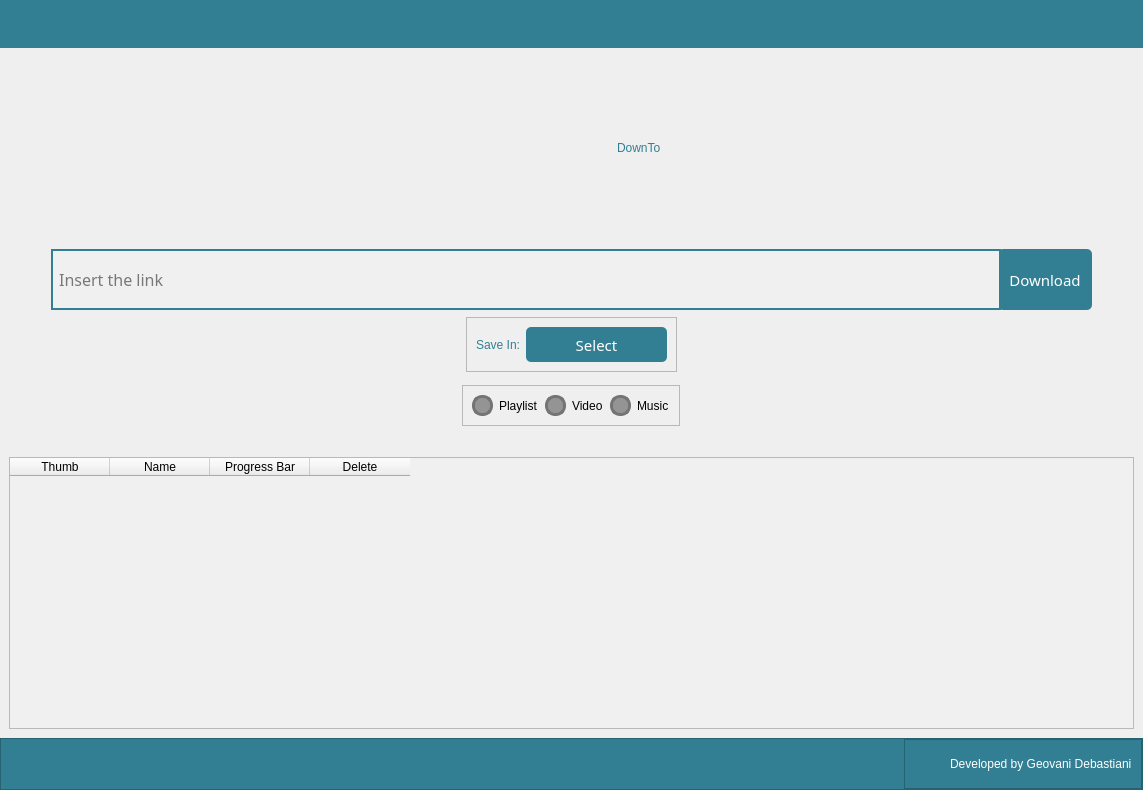
<?xml version="1.0" encoding="UTF-8"?>
<ui version="4.0">
 <class>MainWindow</class>
 <widget class="QMainWindow" name="MainWindow">
  <property name="geometry">
   <rect>
    <x>0</x>
    <y>0</y>
    <width>1143</width>
    <height>790</height>
   </rect>
  </property>
  <property name="minimumSize">
   <size>
    <width>1143</width>
    <height>0</height>
   </size>
  </property>
  <property name="windowTitle">
   <string>DonwTo - Download Videos and Musics</string>
  </property>
  <property name="windowIcon">
   <iconset resource="../QRC/file.qrc">
    <normaloff>:/Images/icons/download-da-nuvem.png</normaloff>:/Images/icons/download-da-nuvem.png</iconset>
  </property>
  <widget class="QWidget" name="centralwidget">
   <layout class="QVBoxLayout" name="verticalLayout">
    <property name="spacing">
     <number>0</number>
    </property>
    <property name="leftMargin">
     <number>0</number>
    </property>
    <property name="topMargin">
     <number>0</number>
    </property>
    <property name="rightMargin">
     <number>0</number>
    </property>
    <property name="bottomMargin">
     <number>0</number>
    </property>
    <item>
     <widget class="QFrame" name="main_frame">
      <property name="frameShape">
       <enum>QFrame::NoFrame</enum>
      </property>
      <property name="frameShadow">
       <enum>QFrame::Raised</enum>
      </property>
      <layout class="QVBoxLayout" name="verticalLayout_2">
       <property name="spacing">
        <number>0</number>
       </property>
       <property name="leftMargin">
        <number>0</number>
       </property>
       <property name="topMargin">
        <number>0</number>
       </property>
       <property name="rightMargin">
        <number>0</number>
       </property>
       <property name="bottomMargin">
        <number>0</number>
       </property>
       <item alignment="Qt::AlignTop">
        <widget class="QFrame" name="top">
         <property name="styleSheet">
          <string notr="true">background-color: #327f93;</string>
         </property>
         <property name="frameShape">
          <enum>QFrame::NoFrame</enum>
         </property>
         <property name="frameShadow">
          <enum>QFrame::Raised</enum>
         </property>
         <layout class="QVBoxLayout" name="verticalLayout_3">
          <property name="spacing">
           <number>0</number>
          </property>
          <property name="leftMargin">
           <number>0</number>
          </property>
          <property name="topMargin">
           <number>0</number>
          </property>
          <property name="rightMargin">
           <number>0</number>
          </property>
          <property name="bottomMargin">
           <number>0</number>
          </property>
          <item alignment="Qt::AlignRight">
           <widget class="QFrame" name="frame">
            <property name="frameShape">
             <enum>QFrame::NoFrame</enum>
            </property>
            <property name="frameShadow">
             <enum>QFrame::Raised</enum>
            </property>
            <layout class="QHBoxLayout" name="horizontalLayout">
             <item>
              <widget class="QPushButton" name="btn_min">
               <property name="minimumSize">
                <size>
                 <width>30</width>
                 <height>30</height>
                </size>
               </property>
               <property name="maximumSize">
                <size>
                 <width>30</width>
                 <height>30</height>
                </size>
               </property>
               <property name="styleSheet">
                <string notr="true">QPushButton {
border: 0px;
	background-image: url(:/Images/icons/minus.png);
}

QPushButton:hover {
border: 0px;
	background-image: url(:/Images/icons/minus_hover.png);
}</string>
               </property>
               <property name="text">
                <string/>
               </property>
              </widget>
             </item>
             <item>
              <widget class="QPushButton" name="btn_max_min">
               <property name="minimumSize">
                <size>
                 <width>25</width>
                 <height>25</height>
                </size>
               </property>
               <property name="maximumSize">
                <size>
                 <width>25</width>
                 <height>25</height>
                </size>
               </property>
               <property name="styleSheet">
                <string notr="true">QPushButton {
border: 0px;
	background-image: url(:/Images/icons/max.png);
}

QPushButton:hover {
border: 0px;
	background-image: url(:/Images/icons/max_hover.png);
}</string>
               </property>
               <property name="text">
                <string/>
               </property>
              </widget>
             </item>
             <item>
              <widget class="QPushButton" name="btn_exit">
               <property name="minimumSize">
                <size>
                 <width>30</width>
                 <height>30</height>
                </size>
               </property>
               <property name="maximumSize">
                <size>
                 <width>30</width>
                 <height>30</height>
                </size>
               </property>
               <property name="styleSheet">
                <string notr="true">QPushButton {
border: 0px;
	background-image: url(:/Images/icons/x.png);
}

QPushButton:hover {
border: 0px;
background-image: url(:/Images/icons/x_hover.png);
}</string>
               </property>
               <property name="text">
                <string/>
               </property>
              </widget>
             </item>
            </layout>
           </widget>
          </item>
         </layout>
        </widget>
       </item>
       <item>
        <widget class="QFrame" name="center">
         <property name="frameShape">
          <enum>QFrame::NoFrame</enum>
         </property>
         <property name="frameShadow">
          <enum>QFrame::Raised</enum>
         </property>
         <layout class="QVBoxLayout" name="verticalLayout_4">
          <property name="spacing">
           <number>0</number>
          </property>
          <property name="leftMargin">
           <number>0</number>
          </property>
          <property name="topMargin">
           <number>0</number>
          </property>
          <property name="rightMargin">
           <number>0</number>
          </property>
          <property name="bottomMargin">
           <number>0</number>
          </property>
          <item>
           <widget class="QStackedWidget" name="stackedWidget">
            <widget class="QWidget" name="page">
             <layout class="QVBoxLayout" name="verticalLayout_5">
              <property name="spacing">
               <number>0</number>
              </property>
              <property name="leftMargin">
               <number>0</number>
              </property>
              <property name="topMargin">
               <number>0</number>
              </property>
              <property name="rightMargin">
               <number>0</number>
              </property>
              <property name="bottomMargin">
               <number>0</number>
              </property>
              <item alignment="Qt::AlignHCenter">
               <widget class="QFrame" name="frame_conteiner_top">
                <property name="minimumSize">
                 <size>
                  <width>0</width>
                  <height>200</height>
                 </size>
                </property>
                <property name="maximumSize">
                 <size>
                  <width>16777215</width>
                  <height>220</height>
                 </size>
                </property>
                <property name="frameShape">
                 <enum>QFrame::NoFrame</enum>
                </property>
                <property name="frameShadow">
                 <enum>QFrame::Raised</enum>
                </property>
                <layout class="QHBoxLayout" name="horizontalLayout_4">
                 <property name="spacing">
                  <number>15</number>
                 </property>
                 <property name="leftMargin">
                  <number>0</number>
                 </property>
                 <property name="topMargin">
                  <number>0</number>
                 </property>
                 <property name="rightMargin">
                  <number>0</number>
                 </property>
                 <property name="bottomMargin">
                  <number>0</number>
                 </property>
                 <item>
                  <widget class="QLabel" name="lbl_youtube">
                   <property name="minimumSize">
                    <size>
                     <width>121</width>
                     <height>81</height>
                    </size>
                   </property>
                   <property name="maximumSize">
                    <size>
                     <width>121</width>
                     <height>81</height>
                    </size>
                   </property>
                   <property name="styleSheet">
                    <string notr="true"/>
                   </property>
                   <property name="text">
                    <string/>
                   </property>
                   <property name="pixmap">
                    <pixmap resource="../QRC/file.qrc">:/Images/icons/youtube-logo-5-2.png</pixmap>
                   </property>
                   <property name="scaledContents">
                    <bool>true</bool>
                   </property>
                  </widget>
                 </item>
                 <item>
                  <widget class="QLabel" name="lbl_downto">
                   <property name="minimumSize">
                    <size>
                     <width>0</width>
                     <height>50</height>
                    </size>
                   </property>
                   <property name="styleSheet">
                    <string notr="true">font: 50pt &quot;Century Gothic&quot;;
color: #327f93</string>
                   </property>
                   <property name="text">
                    <string>DownTo</string>
                   </property>
                  </widget>
                 </item>
                </layout>
               </widget>
              </item>
              <item alignment="Qt::AlignHCenter|Qt::AlignVCenter">
               <widget class="QFrame" name="frame_4">
                <property name="minimumSize">
                 <size>
                  <width>0</width>
                  <height>200</height>
                 </size>
                </property>
                <property name="frameShape">
                 <enum>QFrame::NoFrame</enum>
                </property>
                <property name="frameShadow">
                 <enum>QFrame::Raised</enum>
                </property>
                <layout class="QVBoxLayout" name="verticalLayout_6">
                 <property name="spacing">
                  <number>6</number>
                 </property>
                 <property name="leftMargin">
                  <number>0</number>
                 </property>
                 <property name="topMargin">
                  <number>0</number>
                 </property>
                 <property name="rightMargin">
                  <number>0</number>
                 </property>
                 <property name="bottomMargin">
                  <number>0</number>
                 </property>
                 <item alignment="Qt::AlignHCenter">
                  <widget class="QFrame" name="frame_conteiner_link">
                   <property name="frameShape">
                    <enum>QFrame::NoFrame</enum>
                   </property>
                   <property name="frameShadow">
                    <enum>QFrame::Raised</enum>
                   </property>
                   <layout class="QHBoxLayout" name="horizontalLayout_5">
                    <property name="spacing">
                     <number>0</number>
                    </property>
                    <property name="leftMargin">
                     <number>0</number>
                    </property>
                    <property name="topMargin">
                     <number>0</number>
                    </property>
                    <property name="rightMargin">
                     <number>0</number>
                    </property>
                    <property name="bottomMargin">
                     <number>0</number>
                    </property>
                    <item>
                     <widget class="QLineEdit" name="line_link">
                      <property name="minimumSize">
                       <size>
                        <width>950</width>
                        <height>61</height>
                       </size>
                      </property>
                      <property name="maximumSize">
                       <size>
                        <width>10000</width>
                        <height>61</height>
                       </size>
                      </property>
                      <property name="font">
                       <font>
                        <family>Montserrat</family>
                        <pointsize>12</pointsize>
                       </font>
                      </property>
                      <property name="styleSheet">
                       <string notr="true">border: 2px solid #327f93;
background-color: #F0F0F0;
color: black;</string>
                      </property>
                      <property name="inputMask">
                       <string/>
                      </property>
                      <property name="text">
                       <string/>
                      </property>
                      <property name="frame">
                       <bool>true</bool>
                      </property>
                      <property name="cursorPosition">
                       <number>0</number>
                      </property>
                      <property name="placeholderText">
                       <string> Insert the link </string>
                      </property>
                      <property name="cursorMoveStyle">
                       <enum>Qt::LogicalMoveStyle</enum>
                      </property>
                      <property name="clearButtonEnabled">
                       <bool>true</bool>
                      </property>
                     </widget>
                    </item>
                    <item>
                     <widget class="QPushButton" name="btn_download">
                      <property name="minimumSize">
                       <size>
                        <width>91</width>
                        <height>61</height>
                       </size>
                      </property>
                      <property name="maximumSize">
                       <size>
                        <width>91</width>
                        <height>61</height>
                       </size>
                      </property>
                      <property name="font">
                       <font>
                        <family>Century Gothic</family>
                        <pointsize>11</pointsize>
                        <weight>50</weight>
                        <italic>false</italic>
                        <bold>false</bold>
                       </font>
                      </property>
                      <property name="styleSheet">
                       <string notr="true">QPushButton {
	border: 0px solid #327f93;
	color: white;
	background-color: #327f93;
	border-radius: 5px;
	margin-left: -3px;
	
	
	font: 11pt &quot;Century Gothic&quot;;
}

QPushButton:hover {
	
	background-color: rgb(59, 152, 175)
}</string>
                      </property>
                      <property name="text">
                       <string>Download</string>
                      </property>
                      <property name="iconSize">
                       <size>
                        <width>70</width>
                        <height>70</height>
                       </size>
                      </property>
                     </widget>
                    </item>
                   </layout>
                  </widget>
                 </item>
                 <item alignment="Qt::AlignHCenter|Qt::AlignTop">
                  <widget class="QFrame" name="frame_conteiner_save">
                   <property name="frameShape">
                    <enum>QFrame::StyledPanel</enum>
                   </property>
                   <property name="frameShadow">
                    <enum>QFrame::Raised</enum>
                   </property>
                   <layout class="QHBoxLayout" name="horizontalLayout_6">
                    <item>
                     <widget class="QLabel" name="lbl_save_in">
                      <property name="styleSheet">
                       <string notr="true">font: 18pt &quot;Century Gothic&quot;;
color: #327f93;</string>
                      </property>
                      <property name="text">
                       <string>Save In:</string>
                      </property>
                     </widget>
                    </item>
                    <item>
                     <widget class="QPushButton" name="btn_select">
                      <property name="minimumSize">
                       <size>
                        <width>141</width>
                        <height>35</height>
                       </size>
                      </property>
                      <property name="maximumSize">
                       <size>
                        <width>141</width>
                        <height>35</height>
                       </size>
                      </property>
                      <property name="font">
                       <font>
                        <family>Century Gothic</family>
                        <pointsize>11</pointsize>
                        <weight>50</weight>
                        <italic>false</italic>
                        <bold>false</bold>
                       </font>
                      </property>
                      <property name="styleSheet">
                       <string notr="true">QPushButton {
	border: 0px solid #327f93;
	color: white;
	background-color: #327f93;
	border-radius: 5px;	
	font: 11pt &quot;Century Gothic&quot;;
}

QPushButton:hover {
	
	background-color: rgb(59, 152, 175)
}</string>
                      </property>
                      <property name="text">
                       <string>Select</string>
                      </property>
                     </widget>
                    </item>
                   </layout>
                  </widget>
                 </item>
                 <item alignment="Qt::AlignHCenter|Qt::AlignTop">
                  <widget class="QFrame" name="frame_conteiner_checks">
                   <property name="frameShape">
                    <enum>QFrame::StyledPanel</enum>
                   </property>
                   <property name="frameShadow">
                    <enum>QFrame::Raised</enum>
                   </property>
                   <layout class="QHBoxLayout" name="horizontalLayout_7">
                    <item>
                     <widget class="QCheckBox" name="check_playlist">
                      <property name="styleSheet">
                       <string notr="true">QCheckBox::Indicator {
border: 3px solid rgb(116, 116, 116);
width: 15px;
height: 15px;
border-radius: 10px;
background-color: rgb(148, 148, 148);
}

QCheckBox {
font: 13pt &quot;Century Gothic&quot;;
}
QCheckBox:Indicator:checked {
background-color: rgb(39, 100, 115);
border: 3px solid #327f93;

}</string>
                      </property>
                      <property name="text">
                       <string>Playlist</string>
                      </property>
                     </widget>
                    </item>
                    <item>
                     <widget class="QCheckBox" name="check_video">
                      <property name="styleSheet">
                       <string notr="true">QCheckBox::Indicator {
border: 3px solid rgb(116, 116, 116);
width: 15px;
height: 15px;
border-radius: 10px;
background-color: rgb(148, 148, 148);
}

QCheckBox {
font: 13pt &quot;Century Gothic&quot;;
}
QCheckBox:Indicator:checked {
background-color: rgb(39, 100, 115);
border: 3px solid #327f93;

}</string>
                      </property>
                      <property name="text">
                       <string>Video</string>
                      </property>
                     </widget>
                    </item>
                    <item>
                     <widget class="QCheckBox" name="check_music">
                      <property name="styleSheet">
                       <string notr="true">QCheckBox::Indicator {
border: 3px solid rgb(116, 116, 116);
width: 15px;
height: 15px;
border-radius: 10px;
background-color: rgb(148, 148, 148);
}

QCheckBox {
font: 13pt &quot;Century Gothic&quot;;
}
QCheckBox:Indicator:checked {
background-color: rgb(39, 100, 115);
border: 3px solid #327f93;

}</string>
                      </property>
                      <property name="text">
                       <string>Music</string>
                      </property>
                     </widget>
                    </item>
                   </layout>
                  </widget>
                 </item>
                </layout>
               </widget>
              </item>
              <item>
               <widget class="QFrame" name="frame_conteiner_Table">
                <property name="frameShape">
                 <enum>QFrame::NoFrame</enum>
                </property>
                <property name="frameShadow">
                 <enum>QFrame::Raised</enum>
                </property>
                <layout class="QHBoxLayout" name="horizontalLayout_8">
                 <item>
                  <widget class="QTableWidget" name="table">
                   <property name="maximumSize">
                    <size>
                     <width>16777215</width>
                     <height>16777215</height>
                    </size>
                   </property>
                   <property name="styleSheet">
                    <string notr="true">background-color: #F0F0F0;</string>
                   </property>
                   <property name="showGrid">
                    <bool>true</bool>
                   </property>
                   <column>
                    <property name="text">
                     <string>Thumb</string>
                    </property>
                   </column>
                   <column>
                    <property name="text">
                     <string>Name</string>
                    </property>
                   </column>
                   <column>
                    <property name="text">
                     <string>Progress Bar</string>
                    </property>
                   </column>
                   <column>
                    <property name="text">
                     <string>Delete</string>
                    </property>
                   </column>
                  </widget>
                 </item>
                </layout>
               </widget>
              </item>
             </layout>
            </widget>
            <widget class="QWidget" name="page_2"/>
           </widget>
          </item>
         </layout>
        </widget>
       </item>
       <item alignment="Qt::AlignBottom">
        <widget class="QFrame" name="bottom">
         <property name="styleSheet">
          <string notr="true">background-color: #327f93;</string>
         </property>
         <property name="frameShape">
          <enum>QFrame::StyledPanel</enum>
         </property>
         <property name="frameShadow">
          <enum>QFrame::Raised</enum>
         </property>
         <layout class="QHBoxLayout" name="horizontalLayout_2">
          <property name="spacing">
           <number>0</number>
          </property>
          <property name="leftMargin">
           <number>0</number>
          </property>
          <property name="topMargin">
           <number>0</number>
          </property>
          <property name="rightMargin">
           <number>0</number>
          </property>
          <property name="bottomMargin">
           <number>0</number>
          </property>
          <item alignment="Qt::AlignRight|Qt::AlignBottom">
           <widget class="QFrame" name="frame_conteiner">
            <property name="frameShape">
             <enum>QFrame::StyledPanel</enum>
            </property>
            <property name="frameShadow">
             <enum>QFrame::Raised</enum>
            </property>
            <layout class="QHBoxLayout" name="horizontalLayout_3">
             <item>
              <widget class="QPushButton" name="btn_github">
               <property name="minimumSize">
                <size>
                 <width>30</width>
                 <height>30</height>
                </size>
               </property>
               <property name="maximumSize">
                <size>
                 <width>30</width>
                 <height>30</height>
                </size>
               </property>
               <property name="styleSheet">
                <string notr="true">QPushButton {
background-image: url(:/Images/icons/github.png);
border: solid 0px;
}

QPushButton:hover {
background-image: url(:/Images/icons/github_hover.png);
}</string>
               </property>
               <property name="text">
                <string/>
               </property>
              </widget>
             </item>
             <item>
              <widget class="QLabel" name="lbl_developed_by">
               <property name="styleSheet">
                <string notr="true">font: 11pt &quot;Century Gothic&quot;;
color: white;</string>
               </property>
               <property name="text">
                <string>Developed by Geovani Debastiani</string>
               </property>
              </widget>
             </item>
            </layout>
           </widget>
          </item>
         </layout>
        </widget>
       </item>
      </layout>
     </widget>
    </item>
   </layout>
  </widget>
 </widget>
 <resources>
  <include location="../QRC/file.qrc"/>
 </resources>
 <connections/>
</ui>
